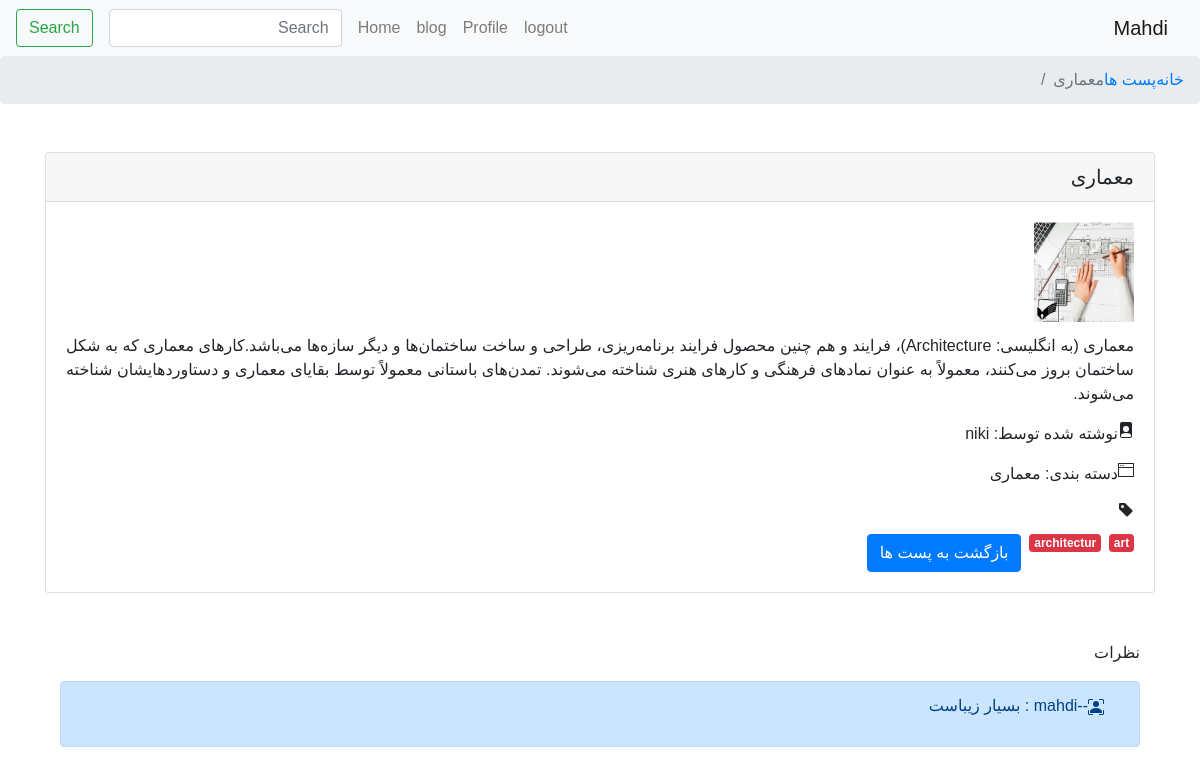
The page /details/معماری/ (signed in) on the database its author committed.
### blog/models.py (models this page shows, shortened)
class Post(models.Model):
    slug = models.SlugField(verbose_name="پیوند یکتا", allow_unicode=True, null=True, blank=True)
    title = models.CharField(verbose_name="موضوع", max_length=25, unique=True)
    body = RichTextUploadingField(verbose_name="متن اصلی", null=True, blank=True)
    created = jmodels.jDateTimeField(verbose_name="تاریخ ثبت", auto_now_add=True)
    updated = jmodels.jDateTimeField(verbose_name="تاریخ بروزرسانی", auto_now=True)
    author = models.ForeignKey(Profile, verbose_name="نویسنده", on_delete=models.SET_NULL, null=True, blank=True, related_name='posts')
    image = models.ImageField(verbose_name="تصویر",null=True, blank=True, upload_to=get_image_path, validators=[image_size])
    status = models.BooleanField(verbose_name="منتشر شده", default=True)
    category = models.ForeignKey('Category', verbose_name="دسته بندی", on_delete=models.CASCADE, related_name='posts')
    tag = models.ManyToManyField('Tag', verbose_name="تگ", blank=True, related_name='posts')
    class Meta:
        verbose_name = ' پست'
        verbose_name_plural = ' پست ها'
    def get_image(self):
        if self.image:
            return mark_safe('<img src="{}" alt="{}" width="100" height="100">'.format(self.image.url, self.title))
        else:
            return mark_safe('<img src="https://upload.wikimedia.org/wikipedia/commons/thumb/6/65/No-Image-Placeholder.svg/1665px-No-Image-Placeholder.svg.png" width="100" height="100">')
    get_image.short_description = "عکس مربوط به پست"
    def get_date(self):
        return self.created.strftime('در ساعت %H:%m و درتاریخ %Y/%m/%d')
    get_date.short_description = 'ثبت شده در'

class Category(models.Model):
    title = models.CharField(verbose_name="دسته بندی", max_length=15, null=True, blank=True)
    class Meta:
        verbose_name = '  دسته بندی'
        verbose_name_plural= '  دسته بندی ها'
    def __str__(self):
        return self.title

class Tag(models.Model):
    title = models.CharField(verbose_name="تگ", max_length=15, null=True, blank=True)
    class Meta:
        verbose_name = '   تگ'
        verbose_name_plural = '   تگ ها'

class Comment(models.Model):
    user = models.ForeignKey(Profile, verbose_name="کاربر", on_delete=models.CASCADE, null=True, blank=True, related_name='comments')
    post = models.ForeignKey(Post, verbose_name="پست", on_delete=models.CASCADE, related_name='comments')
    body = models.TextField()
    status = models.PositiveSmallIntegerField(verbose_name="وضعیت", choices=CHOICES_LIST_COMMENT, default=PENDING)
    is_hidden = models.BooleanField(verbose_name="عدم مشاهده", default=True)
    class Meta:
        verbose_name = '    کامنت'
        verbose_name_plural = '    کامنت ها'

### accounts/models.py (models this page shows)
class Profile(models.Model):
    user = models.OneToOneField(User, verbose_name="کاربر", on_delete=models.CASCADE, related_name='profile')
    age = models.PositiveSmallIntegerField(verbose_name='سن', null=True)
    bio = models.TextField(verbose_name="درباره من", null=True, blank=True)
    phone = models.CharField(verbose_name="شماره همراه", max_length=11, null=True, blank=True, help_text="شماره همراه با صفر وارد شود")
    avatar = models.ImageField(verbose_name="تصویر کاربر", upload_to=get_image_path, validators=[image_size])
    gender = models.CharField(verbose_name="جنسیت", max_length=10, choices=CHOICES_LIST)
    nc = models.CharField(verbose_name="کدملی", max_length=10, null=True)
    resume = models.FileField(verbose_name='رزومه', null=True, upload_to=get_file_path)
    is_author = models.BooleanField(verbose_name='نوسینده می باشد؟', default=False)
    def __str__(self):
        return self.user.username
    class Meta:
        verbose_name='کاربری'
        verbose_name_plural='کاربری ها'

### blog/views.py (the view)
# urls.py: path('details/<str:slug>/', views.details, name='details'),
@login_required
def details(request,slug):
    post = get_object_or_404(Post, slug=slug)
    comments = post.comments.filter(status=0)
    context = {
        'post':post,
        'comments':comments,
    }
    return render(request,'blog/detils.html', context)

### blog/templates/blog/detils.html (shortened to what this page needs)
{% extends 'base.html' %}
{% block breabcrumb %}
<li class="breadcrumb-item"><a href="/">خانه</li>
<li class="breadcrumb-item"><a href={% url 'blog:all_post' %}>پست ها</a></li>
<li class="breadcrumb-item active">{{post.slug}}</li>
{% endblock breabcrumb %}
{% block content %}
<div class="card">
  <h5 class="card-header mt-0 d-flex mr-0">{{post.title}}</h5>
  <div class="card-body">
    <h5 class="card-title mt-0 d-flex mr-0">{{post.get_image}}</h5>
    <p class="card-text d-flex text-justify">{{post.body|safe}}</p>
    <p class="card-text d-flex text-justify">
    نوشته شده توسط: {{post.author}}</p>
    <p class="card-text d-flex text-justify">
    دسته بندی: {{post.category}}</p>
    <p class="card-text d-flex text-justify"><svg xmlns="http://www.w3.org/2000/svg" width="16" height="16" fill="currentColor" class="bi bi-tag-fill" viewBox="0 0 16 16">
  <path d="M2 1a1 1 0 0 0-1 1v4.586a1 1 0 0 0 .293.707l7 7a1 1 0 0 0 1.414 0l4.586-4.586a1 1 0 0 0 0-1.414l-7-7A1 1 0 0 0 6.586 1H2zm4 3.5a1.5 1.5 0 1 1-3 0 1.5 1.5 0 0 1 3 0z"/>
</svg></p>
    {% for id , tag in post.tag.values_list %}
    <span class="badge badge-danger float-right ml-2">{{tag}}</span>
    {% endfor %}
    <a href="{% url 'blog:all_post' %}" class="btn btn-primary">بازگشت به پست ها</a>
  </div>
</div>
<div class="container mx-auto my-sm-5">
<p class="d-flex text-justify">نظرات</p>
{% if comments %}
  {% for comment in comments  %}
  <div class="alert alert-primary d-flex text-justify" role="alert">
  {% if comment.is_hidden %}
  <p class="container mr-0"><svg xmlns="http://www.w3.org/2000/svg" width="16" height="16" fill="currentColor" class="bi bi-person-bounding-box" viewBox="0 0 16 16">
    <path d="M1.5 1a.5.5 0 0 0-.5.5v3a.5.5 0 0 1-1 0v-3A1.5 1.5 0 0 1 1.5 0h3a.5.5 0 0 1 0 1h-3zM11 .5a.5.5 0 0 1 .5-.5h3A1.5 1.5 0 0 1 16 1.5v3a.5.5 0 0 1-1 0v-3a.5.5 0 0 0-.5-.5h-3a.5.5 0 0 1-.5-.5zM.5 11a.5.5 0 0 1 .5.5v3a.5.5 0 0 0 .5.5h3a.5.5 0 0 1 0 1h-3A1.5 1.5 0 0 1 0 14.5v-3a.5.5 0 0 1 .5-.5zm15 0a.5.5 0 0 1 .5.5v3a1.5 1.5 0 0 1-1.5 1.5h-3a.5.5 0 0 1 0-1h3a.5.5 0 0 0 .5-.5v-3a.5.5 0 0 1 .5-.5z"/>
    <path d="M3 14s-1 0-1-1 1-4 6-4 6 3 6 4-1 1-1 1H3zm8-9a3 3 0 1 1-6 0 3 3 0 0 1 6 0z"/>
  </svg>--کاربر : {{comment.body}}</p>
  {% else %}
  <p class="container mr-0">--{{comment.user}} : {{comment.body}}</p>
  {% endif %}
{% endfor %}
{% else %}
<div class="alert alert-primary d-flex text-justify" role="alert">
  هنوز نظری بابت این پست ارائه نشده است.
</div>
{% endif %}
</div>
</div>
{% endblock content %}

### static/css/base.css (style rules this page uses)
body { direction: rtl; text-align: right !important; font-family: "Vazir"; line-height: 1.6; background: #fff; }
* { font-family: 'Vazir', sans-serif; }

### rows shown on the page
Post: slug "معماری", title "معماری", get_image (picture), body "معماری (به انگلیسی: Architecture)، فرایند و هم چنین محصول فرایند برنامه‌ریزی، طراحی و ساخت ساختمان‌ها و دیگر سازه‌ها می‌باشد.کارهای معماری که به شکل ساختمان بروز می‌کنند، معمولاً به عنوان نمادهای فرهنگی و کارهای هنری شناخته می‌شوند. تمدن‌های باستانی معمولاً توسط بقایای معماری و دستاوردهایشان شناخته می‌شوند.", author "niki", category "معماری"
Tag: values_list "art"
Tag: values_list "architectur"
Comment: body "بسیار زیباست"
